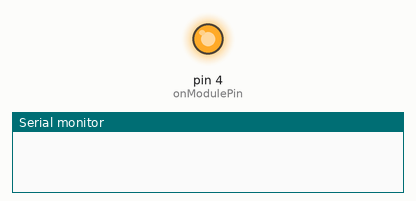
Bench run of a sketch on a simulated Arduino Uno, built with avr-gcc and run on an emulated ATmega328P. On the bench: output pins drawn as LEDs (lit = HIGH), the last lines printed to the serial monitor. The modem accepts every AT command (registered, SIM ready, sends succeed) and sends nothing else.

Above: at 0.1 s.
At 3.1 s:
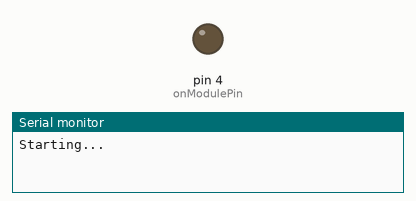
Timing chart, 0 to 4.6 s (numbered marks = the images above):
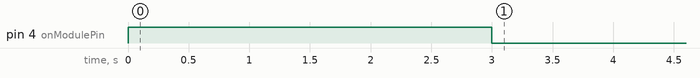

The sketch:

SIM800_Arduino.ino
```cpp
#include <SoftwareSerial.h>

SoftwareSerial gprs(2, 3); // RX, TX pins of the SIM800 chip

String FirebaseCloudFunctionURL="http://xxxxxx.cloudfunctions.net/write?device=Noun_of_the_Field_you_want_to_write_your_Data_to";


int8_t answer;
int onModulePin= 4;       //PWR key pin for the 800 chip

String Data ;             //Variable to Store sensor data into


void setup() {

      pinMode(onModulePin, OUTPUT);
        digitalWrite(onModulePin,HIGH);
         delay(3000);
        digitalWrite(onModulePin,LOW);
    gprs.begin(9600);

    Serial.begin(9600);
   Serial.println(F("Starting..."));
   gprs.listen();
    power_on();
   gprs.stopListening();
    delay(3000);

    Serial.println(F("Setup Complete"));

}

void loop() {
/*

    write some code to read your data from sensors and then put in the data Variable (String)

   */
   Transfert_data (Data); //send Data to Firebase
   delay(10000);


}


//############################## functions ##################################
bool Transfert_data (String Data){

   Serial.println(F("Data used for firebase transfert :"));
     Serial.println(Data);


bailout :
   sendATcommand2("AT+HTTPTERM ",",OK,","ERROR",2000);
    // Selects Single-connection mode
    if (sendATcommand2("AT+CIPMUX=0", "OK", "ERROR", 1000) == 1)
    {
        // Waits for status IP INITIAL
        while(sendATcommand2("AT+CIPSTATUS", "INITIAL", "", 500)  == 0 );
        delay(5000);

        // Sets the APN, user name and password
        if (sendATcommand2("AT+CSTT= “APN”, “User Name”, “PassWord”", "OK",  "ERROR", 30000) == 1)
        {
            // Waits for status IP START
            while(sendATcommand2("AT+CIPSTATUS", "START", "", 500)  == 0 );
            delay(5000);

            // Brings Up Wireless Connection
            if (sendATcommand2("AT+CIICR", "OK", "ERROR", 30000) == 1)
            {
                // Waits for status IP gprsACT
                while(sendATcommand2("AT+CIPSTATUS", "gprsACT", "", 500)  == 0 );
                delay(5000);

                // Gets Local IP Address
                if (sendATcommand2("AT+CIFSR", ".", "ERROR", 10000) == 1)
                {
                    // Waits for status IP STATUS
                    while(sendATcommand2("AT+CIPSTATUS", "IP STATUS", "", 500)  == 0 );
                    delay(5000);
                    Serial.println(F("Openning TCP"));


                   sendATcommand2("AT+SAPBR=1,1","OK","ERROR",2000);

                    sendATcommand2("AT+HTTPINIT","OK","ERROR",2000);

                     if(sendATcommand2("AT+HTTPPARA=\"CID\",1","OK","ERROR",2000)== 1)
                    {

  String                    w="AT+HTTPPARA=""URL"",";
                      w+=FirebaseCloudFunctionURL;
                       w+= Data;
                        char* write=  w.c_str();


                              Serial.println(F("request:"));
                              Serial.println(w);


                          sendATcommand2(write,"OK","ERROR",2000);
                          delay(500);
                        if (sendATcommand2("AT+HTTPACTION=0",",200,","ERROR",2000)==1){
                          Serial.println(F("Data was uploaded Seccessfully to Firebase"));

                        }
                          delay(500);
                          sendATcommand2("AT+HTTPREAD","operation successful","ERROR",2000);

                       delay(1500);

                       sendATcommand2("AT+HTTPTERM ",",OK,","ERROR",2000);

                       return 1 ;


                    }
                    else
                    {
                        Serial.println(F("Error openning the connection (Connection to Firebase Failed)"));
                            power_on();
                        goto bailout;
                        return 0 ;
                    }
                }
                else
                {
                    Serial.println(F("Error getting the IP address"));
                        power_on();
                    goto bailout;
                    return 0 ;
                }
            }
            else
            {
                 Serial.println(F("Error bring up wireless connection"));
                     power_on();
                 goto bailout;
                 return 0 ;
            }
        }
        else
        {
              Serial.println(F("Error setting the APN"));
                  power_on();
              goto bailout;
              return 0 ;
        }
    }
    else
    {
        Serial.println(F("Error setting the single connection"));
         sendATcommand2("AT+CIPSHUT", "OK", "ERROR", 10000);
         delay(1000);
            power_on();
        goto bailout;
        return 0 ;
    }

   sendATcommand2("AT+HTTPTERM ",",OK,","ERROR",2000);
    delay(1000);
}
//######################################################################################################################""

void power_on(){

    uint8_t answer=0;

    // checks if the module is started
    answer = sendATcommand2("AT", "OK", "OK", 2000);
    if (answer == 0)
    {
        // power on pulse
           digitalWrite(onModulePin,HIGH);
        delay(3000);
           digitalWrite(onModulePin,LOW);

        // waits for an answer from the module
        while(answer == 0){     // Send AT every two seconds and wait for the answer
            answer = sendATcommand2("AT", "OK", "OK", 2000);
        }
    }
  while( sendATcommand2("AT+CREG?", "+CREG: 0,1", "+CREG: 0,5", 1000)== 0 )
    {
      Serial.print(F("."));
    }
    Serial.println(F("Connected to Network (BTS) "));
}

//################################################################################################################################
int8_t sendATcommand2(char* ATcommand, char* expected_answer1,
        char* expected_answer2, unsigned int timeout){

    uint8_t x=0,  answer=0;
    char response[100];
    unsigned long previous;

    memset(response, ' ', 100);    // Initialize the string

    delay(100);

    while( gprs.available() > 0) gprs.read();    // Clean the input buffer

    gprs.println(ATcommand);    // Send the AT command


    x = 0;
    previous = millis();

    // this loop waits for the answer
    do{
        // if there are data in the UART input buffer, reads it and checks for the asnwer
        if(gprs.available() != 0){
            response[x] = gprs.read();
            x++;
            // check if the desired answer 1  is in the response of the module
            if (strstr(response, expected_answer1) != NULL)
            {
                answer = 1;
            }
            // check if the desired answer 2 is in the response of the module
            else if (strstr(response, expected_answer2) != NULL)
            {
                answer = 2;
            }
        }
    }
    // Waits for the asnwer with time out
    while((answer == 0) && ((millis() - previous) < timeout));

    return answer;
}
```
